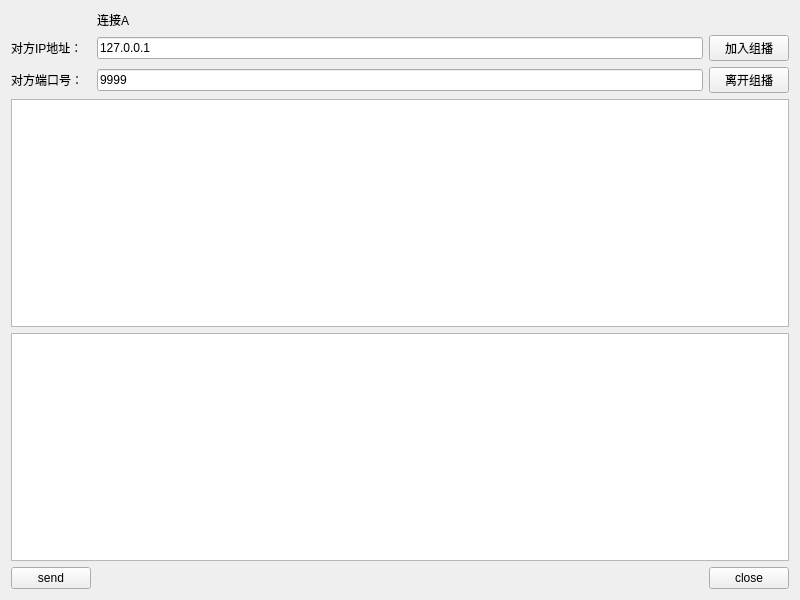
<?xml version="1.0" encoding="UTF-8"?>
<ui version="4.0">
 <class>udpClientA</class>
 <widget class="QWidget" name="udpClientA">
  <property name="geometry">
   <rect>
    <x>0</x>
    <y>0</y>
    <width>800</width>
    <height>600</height>
   </rect>
  </property>
  <property name="windowTitle">
   <string>Form</string>
  </property>
  <layout class="QGridLayout" name="gridLayout">
   <item row="0" column="1">
    <widget class="QLabel" name="label">
     <property name="text">
      <string>连接A</string>
     </property>
    </widget>
   </item>
   <item row="1" column="0">
    <widget class="QLabel" name="IPlabel">
     <property name="text">
      <string>对方IP地址：</string>
     </property>
    </widget>
   </item>
   <item row="1" column="1">
    <widget class="QLineEdit" name="IPlineEdit">
     <property name="text">
      <string>127.0.0.1</string>
     </property>
    </widget>
   </item>
   <item row="1" column="2">
    <widget class="QPushButton" name="joinpushButton">
     <property name="text">
      <string>加入组播</string>
     </property>
    </widget>
   </item>
   <item row="2" column="0">
    <widget class="QLabel" name="PORTlabel">
     <property name="text">
      <string>对方端口号：</string>
     </property>
    </widget>
   </item>
   <item row="2" column="1">
    <widget class="QLineEdit" name="PORTlineEdit">
     <property name="text">
      <string>9999</string>
     </property>
    </widget>
   </item>
   <item row="2" column="2">
    <widget class="QPushButton" name="leavepushButton">
     <property name="text">
      <string>离开组播</string>
     </property>
    </widget>
   </item>
   <item row="3" column="0" colspan="3">
    <widget class="QTextEdit" name="readtextEdit"/>
   </item>
   <item row="4" column="0" colspan="3">
    <widget class="QTextEdit" name="writetextEdit"/>
   </item>
   <item row="5" column="0">
    <widget class="QPushButton" name="sendpushButton">
     <property name="text">
      <string>send</string>
     </property>
    </widget>
   </item>
   <item row="5" column="2">
    <widget class="QPushButton" name="closepushButton">
     <property name="text">
      <string>close</string>
     </property>
    </widget>
   </item>
  </layout>
 </widget>
 <resources/>
 <connections/>
</ui>
